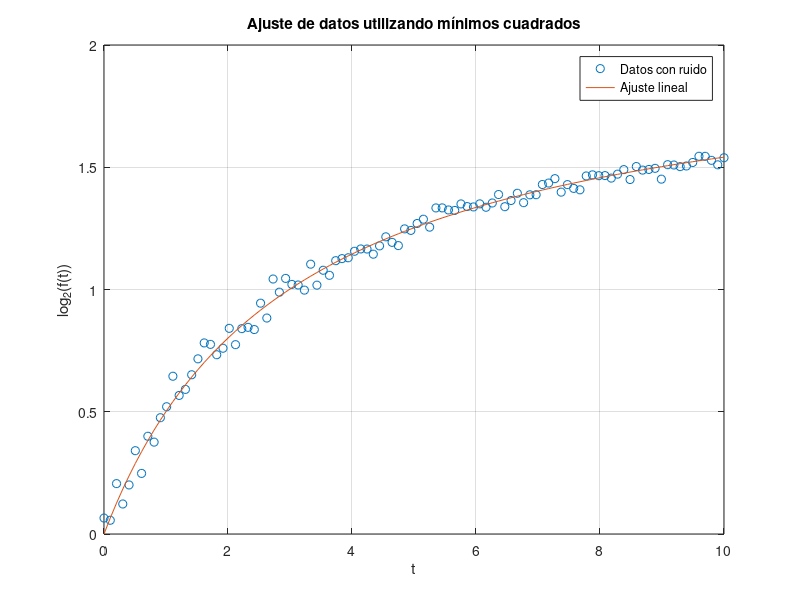

MATLAB code for this plot:
%TP4-Ejercicio5e 

% Borramos la ventana de comandos y las variables previas
clc
clear

% Parámetros
a = 2; % valor de a
b = 3; % valor de b
t = linspace(0, 10, 100); % valores de t

% Generación de datos sin ruido
f = 2.^(a * t ./ (b + t));

% Añadir ruido gaussiano
ruido = sqrt(2.5e-3) * randn(size(t));
f_ruidoso = f + ruido;

% Transformación logarítmica
y = log2(f_ruidoso);

% Ajuste de mínimos cuadrados
X = [t' ./ (b + t)']; % Matriz de diseño
coef = X \ y'; % Coeficientes de ajuste

% Resultados
a_estimado = coef(1);

% Visualización
figure;
plot(t, y, 'o', 'DisplayName', 'Datos con ruido');
hold on;
plot(t, X * coef, '-', 'DisplayName', 'Ajuste lineal');
xlabel('t');
ylabel('log_2(f(t))');
legend;
title('Ajuste de datos utilizando mínimos cuadrados');
grid on;
